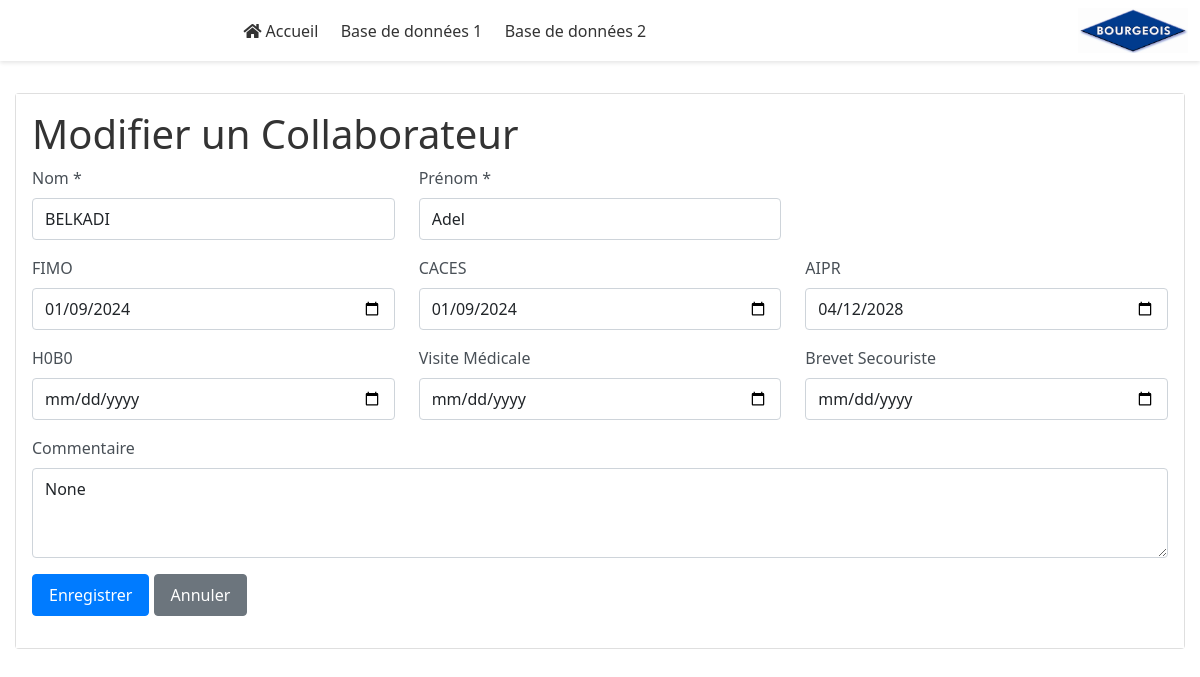
Screenshot of /edit_collaborateur_1/3 with the database file from the repository.
### models_1.py (models this page shows, shortened)
class Collaborateur(Base):
    __tablename__ = "collaborateurs"
    id = Column(Integer, primary_key=True, autoincrement=True)
    nom = Column(String(100), nullable=False)
    prenom = Column(String(100), nullable=False)
    fimo = Column(Date, nullable=True)
    caces = Column(Date, nullable=True)
    aipr = Column(Date, nullable=True)
    hg0b0 = Column(Date, nullable=True)
    visite_med = Column(Date, nullable=True)
    brevet_secour = Column(Date, nullable=True)
    commentaire = Column(Text, nullable=True)

### main.py (the view, shortened to what this page needs)
@app.route('/edit_collaborateur_1/<int:id>', methods=['GET', 'POST'])
def edit_collaborateur_1(id):
    try:
        db = next(get_db_1())
        collaborateur = get_collaborateur_1(db, id)
        if not collaborateur:
            flash('Collaborateur non trouvé.', 'danger')
            return redirect(url_for('index_1'))
        return render_template('edit_collaborateur_1.html', collaborateur=collaborateur)
    except Exception as e:
        logger.error(f"Error loading collaborateur in edit_collaborateur_1: {str(e)}")
        flash('Une erreur est survenue lors du chargement du collaborateur.', 'danger')
        return redirect(url_for('index_1'))

### crud_1.py (called while the page is built)
def get_collaborateur(db, collaborateur_id: int) -> Optional[Collaborateur]:
    return db.query(Collaborateur).filter(Collaborateur.id == collaborateur_id).first()

### database_1.py (called while the page is built)
def get_db():
    db = SessionLocal()
    try:
        yield db
    finally:
        db.close()

### templates/edit_collaborateur_1.html (shortened to what this page needs)
{% extends "base.html" %}
{% block content %}
<div class="container mt-4">
    <div class="card">
        <div class="card-body">
            <h1>Modifier un Collaborateur</h1>
<form method="POST" action="{{ url_for('edit_collaborateur_1', id=collaborateur.id) }}">
    <div class="row">
        <div class="col-md-4 mb-3">
            <label for="nom" class="form-label">Nom *</label>
            <input type="text" class="form-control" id="nom" name="nom" value="{{ collaborateur.nom }}" required>
        </div>
        <div class="col-md-4 mb-3">
            <label for="prenom" class="form-label">Prénom *</label>
            <input type="text" class="form-control" id="prenom" name="prenom" value="{{ collaborateur.prenom }}" required>
        </div>
    </div>
    <div class="row">
        <div class="col-md-4 mb-3">
            <label for="fimo" class="form-label">FIMO</label>
            <input type="date" class="form-control" id="fimo" name="fimo" value="{{ collaborateur.fimo }}">
        </div>
        <div class="col-md-4 mb-3">
            <label for="caces" class="form-label">CACES</label>
            <input type="date" class="form-control" id="caces" name="caces" value="{{ collaborateur.caces }}">
        </div>
        <div class="col-md-4 mb-3">
            <label for="aipr" class="form-label">AIPR</label>
            <input type="date" class="form-control" id="aipr" name="aipr" value="{{ collaborateur.aipr }}">
        </div>
    </div>
    <div class="row">
        <div class="col-md-4 mb-3">
            <label for="hg0b0" class="form-label">H0B0</label>
            <input type="date" class="form-control" id="hg0b0" name="hg0b0" value="{{ collaborateur.hg0b0 }}">
        </div>
        <div class="col-md-4 mb-3">
            <label for="visite_med" class="form-label">Visite Médicale</label>
            <input type="date" class="form-control" id="visite_med" name="visite_med" value="{{ collaborateur.visite_med }}">
        </div>
        <div class="col-md-4 mb-3">
            <label for="brevet_secour" class="form-label">Brevet Secouriste</label>
            <input type="date" class="form-control" id="brevet_secour" name="brevet_secour" value="{{ collaborateur.brevet_secour }}">
        </div>
    </div>
    <div class="mb-3">
        <label for="commentaire" class="form-label">Commentaire</label>
        <textarea class="form-control" id="commentaire" name="commentaire" rows="3">{{ collaborateur.commentaire }}</textarea>
    </div>
    <div class="mb-3">
        <button type="submit" class="btn btn-primary">Enregistrer</button>
        <a href="{{ url_for('index_1') }}" class="btn btn-secondary">Annuler</a>
    </div>
</form>
        </div>
    </div>
</div>
{% endblock %}

### static/styles.css (style rules this page uses)
body { font-family: 'Segoe UI', Arial, sans-serif; margin: 0; padding: 0; background-color: #ffffff; color: #333; }
.container { max-width: 1200px; padding: 0 15px; }
.card-body { background-color: #ffffff; }
.form-control { border-radius: 4px; border: 1px solid #ced4da; padding: 0.5rem 0.75rem; }
.form-label { font-weight: 500; color: #495057; }
.btn { font-weight: 500; padding: 0.5rem 1rem; border-radius: 4px; transition: all 0.3s ease; }
.btn-primary { background-color: #007bff; border-color: #007bff; }
.mt-4 { margin-top: 1.5rem !important; }

### templates/edit_collaborateur_1.html (style rules this page uses)
body { background: none !important; background-color: white !important; background-image: none !important; }
.container { background-color: white !important; }
.card { background-color: white !important; }

### rows the page displays
Collaborateur: nom "BELKADI", prenom "Adel", fimo "01/09/2024", caces "01/09/2024", aipr "04/12/2028", commentaire "None"
